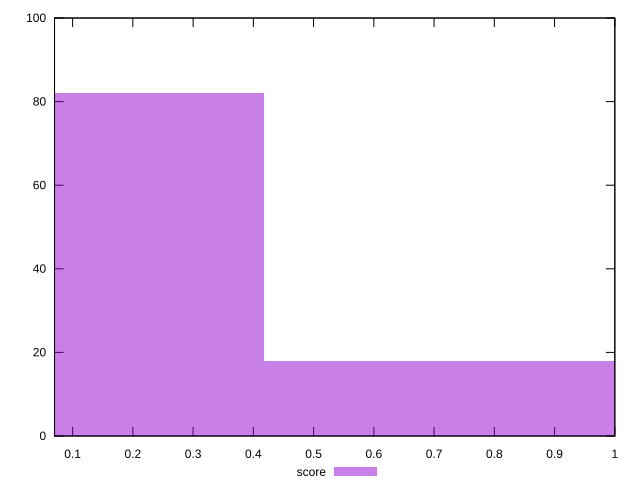

This chart was generated by the following gnuplot code:
reset

$score <<EOF
0 82
0.8340390339078073 18
EOF

set key outside below
set boxwidth 0.8340390339078073
set xrange [0.07:1]
set yrange [0:100]
set trange [0:100]
set style fill transparent solid 0.5 noborder
set terminal svg size 640, 490 enhanced background rgb 'white'
set output "report/report_00029_2021-02-24T13-36-40.390Z/uses-long-cache-ttl/samples/agenda/score/histogram.svg"

plot $score title "score" with boxes

reset
